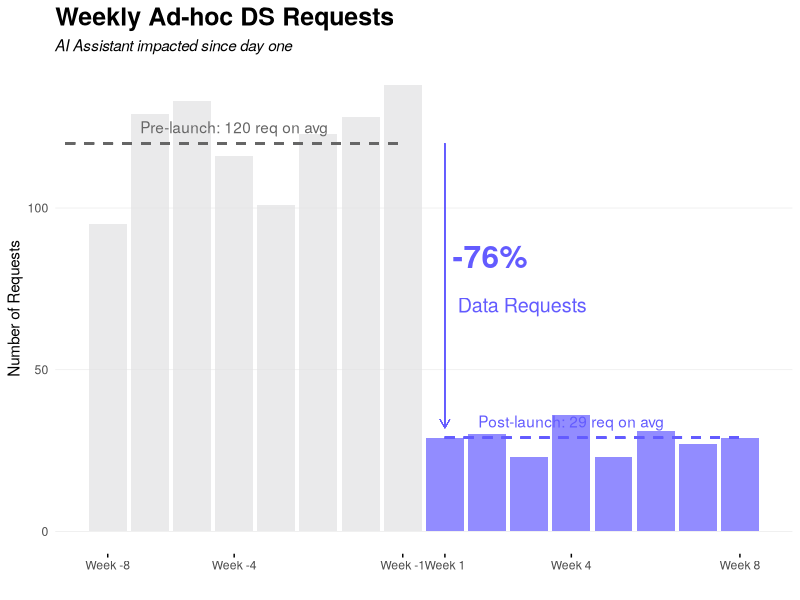
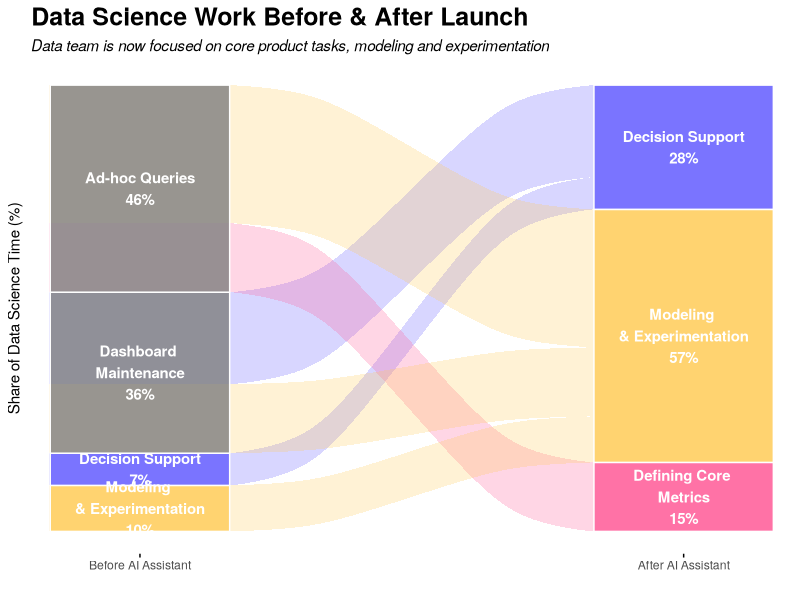
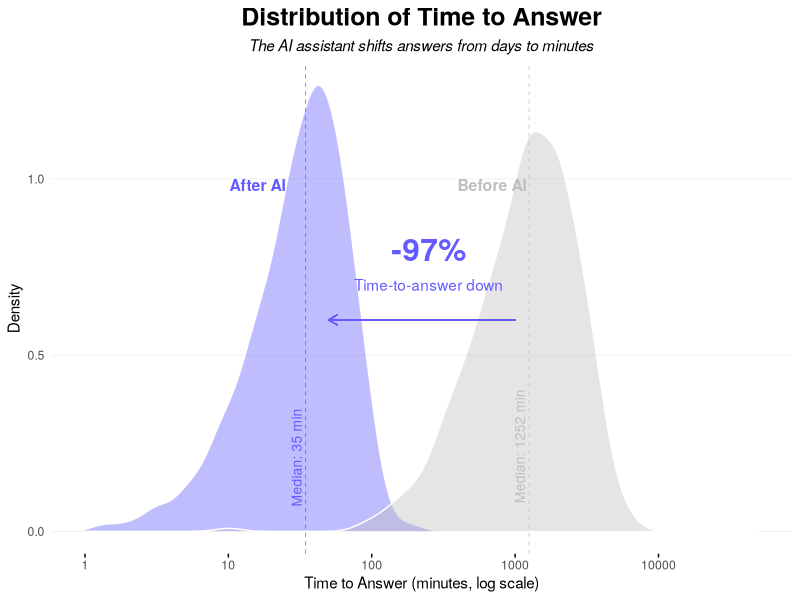
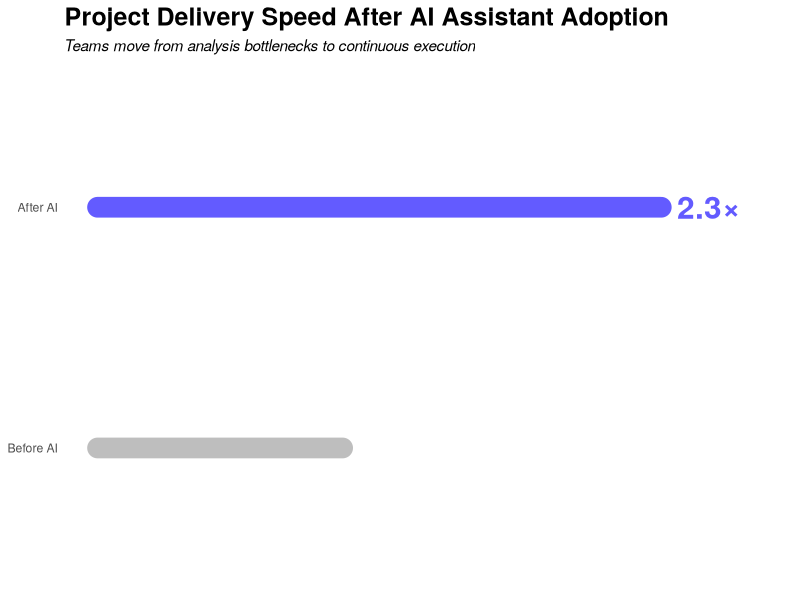

These charts were generated, in order, by the following R code:
## ---- chunk 1
library(tidyverse)
library(ggalluvial)
library(patchwork)

# Dataviz set up
# Create a vector of report colors (based on the website colors)
report_colors <- c("#635bff", "#ff5996", "#ffcb57", "#90e0ff", "#a960ee",  "#ff333d")
ai_palette <- report_colors
report_colors <- rep(report_colors, 10)
main_color <- "#635bff"
secondary_color <- "#ff5996"


# Define colour and fill scales 
scale_colour_discrete <- function(...) scale_colour_manual(values = report_colors)
scale_fill_discrete <- function(...) scale_fill_manual(values = report_colors)

report_font_family <- "Helvetica Neue"

# Define report ggplot theme
report_ggplot_theme <- function() {

  theme_minimal() +
    
  theme(
    # Panel
    panel.grid.minor = element_blank(),
    panel.grid.major.x = element_blank(),
    panel.grid.major = element_line(linewidth = 0.25),
    panel.spacing = unit(1.25, "lines"),
    panel.background = element_blank(),
    plot.background = element_rect(fill='#ffffff', color = '#ffffff'),
    
    text = element_text(family = report_font_family),
    
    # Axis
    axis.title = element_text(family = report_font_family),
    axis.text = element_text(family = report_font_family),
    axis.ticks.x = element_line(),
    
    # Legend
    legend.position = 'bottom',
    
    # Facets
    strip.text = element_text(family = report_font_family, 
                              face = "bold", hjust = 0, size = 12),
    # Title
    plot.title = element_text(family = report_font_family,
                             face = "bold", hjust = 0, size = 18),
    plot.subtitle = element_text(family = report_font_family, face = "italic")
 )
}

update_geom_defaults("text", list(family = report_font_family))
update_geom_defaults("label", list(family = report_font_family))

# Set report ggplot theme
theme_set(report_ggplot_theme())
## ---- chunk 2
requests_ww <- data.frame(
  week = 1:16,
  period = rep(c("Pre-launch", "Post-launch"), each = 8),
  requests = c(
    95, 129, 133, 116, 101, 123, 128, 138,  # pre
    29, 30, 23, 36, 23, 31, 27, 29    # post
  )
)

ggplot(requests_ww, aes(x = week, y = requests, fill = period)) +
  geom_col(alpha = 0.7) +
  scale_fill_manual(values = c(main_color, '#e1e1e2')) +
  geom_segment(x = 0, y = 120, xend = 8, yend = 120,
               linetype="dashed", size=0.8, color = 'grey40') +
  annotate("text", x=4, y=125, label="Pre-launch: 120 req on avg", 
           hjust=0.5, color = 'grey40') +
  geom_segment(x = 9, y = 29, xend = 16, yend = 29, 
               linetype="dashed", size=0.8, color = main_color) +
  annotate("text", x=12, y=34, label="Post-launch: 29 req on avg", 
           hjust=0.5, color = main_color) +
  geom_segment(x = 9, y = 120, xend = 9, yend = 32, 
               size=0.2, color = main_color, arrow = arrow(length = unit(0.1, "inches"))) +
  annotate("text", x=9, y=85, label="-76%", 
           hjust=-0.1, color = main_color, size = 8, fontface = "bold") +
  annotate("text", x=9, y=70, label="Data Requests", 
           hjust=-0.1, color = main_color, size = 5) +
  scale_x_continuous(labels = paste('Week', c(-8, -4, -1, 1, 4, 8)), 
                     breaks = c(1,4,8,9,12,16)) +
  theme(legend.position = 'none') +
  labs(
    title = "Weekly Ad-hoc DS Requests",
    subtitle = "AI Assistant impacted since day one",
    x = "",
    y = "Number of Requests"
  )  
## ---- chunk 3
ds_flow <- data.frame(
  before = c(
    "Ad-hoc Queries",
    "Ad-hoc Queries",
    "Dashboard \nMaintenance",
    "Dashboard \nMaintenance",
    "Modeling \n& Experimentation",
    "Decision Support"
  ),
  after = c(
    "Defining Core \nMetrics",
    "Modeling \n& Experimentation",
    "Modeling \n& Experimentation",
    "Decision Support",
    "Modeling \n& Experimentation",
    "Decision Support"
  ),
  pct_time = c(15, 30, 15, 20, 10, 7)
)

ggplot(ds_flow,
       aes(axis1 = before,
           axis2 = after,
           y = pct_time)) +
  geom_alluvium(alpha = 0.25, aes(fill = after)) +
  geom_stratum(width = 0.33, alpha=0.8, aes(fill = after), color = 'white') +
  geom_text(stat = "stratum",
            aes(label = paste0(after_stat(stratum), '\n',
                              round(after_stat(..prop..)*100), '%')), color = 'white', 
                fontface = 'bold',
                fontfamily = report_font_family,
            size = 3.8) +
  scale_x_discrete(limits = c("Before AI Assistant", "After AI Assistant"),
                   expand = c(.1, .1)) +
  labs(
    title = "Data Science Work Before & After Launch",
    subtitle = "Data team is now focused on core product tasks, modeling and experimentation",
    y = "Share of Data Science Time (%)",
    x = ""
  ) +
  theme(
    panel.grid = element_blank(),
    axis.text.y = element_blank(),
    axis.ticks = element_blank(),
    panel.grid.major = element_blank(),
    legend.position = 'none'
  )
## ---- chunk 4
set.seed(42)

tta_dist <- data.frame(
  time = c(
    rgamma(500, shape = 2, scale = 800),  # DS team
    rgamma(500, shape = 2, scale = 20)    # Assistant
  ),
  channel = rep(c("DS Team", "AI Assistant"), each = 500)
)

medians <- aggregate(time ~ channel, tta_dist, median)

ggplot(tta_dist, aes(x = time, fill = channel)) +
  geom_density(alpha = 0.4, color = "white") +
  
  # Median lines
  geom_vline(
    data = medians,
    aes(xintercept = time, color = channel),
    size = 0.25,
    lty = 'dashed'
  ) +
  
  # Median value annotations
  geom_text(
    data = medians,
    aes(
      x = time,
      y = 0.015,
      label = paste0("Median: ", round(time), " min"),
      color = channel,
      fontfamily = report_font_family
    ),
    angle = 90,
    vjust = -0.4,
    hjust = -0.2,
    size = 3.5,
    show.legend = FALSE
  ) +
  
  # Distribution annotations
  annotate(
    "text",
    x = 1200,
    y = 1,
    label = "Before AI",
    color = "grey",
    fontfamily = report_font_family,
    fontface = 'bold',
    size = 4,
    hjust = 1,
    vjust = 1
  ) +
  annotate(
    "text",
    x = 25,
    y = 1,
    label = "After AI",
    color = main_color,
    fontfamily = report_font_family,
    fontface = 'bold',
    size = 4,
    hjust = 1,
    vjust = 1
  ) +
  geom_segment(x = log10(1000), y = 0.6, xend = log10(50), yend = 0.6, 
               size = 0.25, color = main_color, 
               arrow = arrow(length = unit(0.1, "inches"))) +
  annotate("text", x=250, y=0.8, label="-97%", 
           hjust=0.5, color = main_color, size = 8, fontface = "bold") +
  annotate("text", x=250, y=0.7, label="Time-to-answer down", 
           hjust=0.5, color = main_color) +
  scale_x_log10(limits = c(1, 50000)) +
  scale_fill_manual(values = c(main_color, "grey")) +
  scale_color_manual(values = c(main_color, "grey")) +
  labs(
    title = "Distribution of Time to Answer",
    subtitle = "The AI assistant shifts answers from days to minutes",
    x = "Time to Answer (minutes, log scale)",
    y = "Density"
  ) +
  theme(
    plot.title = element_text(hjust = 0.5),
    plot.subtitle = element_text(hjust = 0.5),
    legend.position = "none"
  )
## ---- chunk 5
delivery_speed <- data.frame(
  Segment = factor(
    c("Before AI", "After AI"),
    levels = c("Before AI", "After AI")
  ),
  SpeedIndex = c(1.0, 2.3),
  Highlight = c("Baseline", "AI")
)

ggplot(delivery_speed, aes(x = 0, y = Segment, color = Highlight)) +
  geom_segment(
    lineend = "round",
    linewidth = 7,
    aes(xend = SpeedIndex, yend = Segment)
  ) +
  geom_text(
    data = subset(delivery_speed, Highlight == "AI"),
    aes(label = "2.3×", y = Segment, x = SpeedIndex),
    size = 8,
    hjust = -0.25,
    color = main_color,
    fontface = "bold",
    family = report_font_family
  ) +
  scale_color_manual(
    values = c(
      "Baseline" = "grey",
      "AI" = main_color
    )
  ) +
  scale_x_continuous(
    limits = c(0, 2.7),
    breaks = NULL
  ) +
  labs(
    title = "Project Delivery Speed After AI Assistant Adoption",
    subtitle = "Teams move from analysis bottlenecks to continuous execution",
    x = NULL,
    y = NULL
  ) +
  theme(
    legend.position = "none",
    panel.grid.major = element_blank(),
    panel.grid.minor = element_blank(),
    axis.text.x = element_blank()
  )
